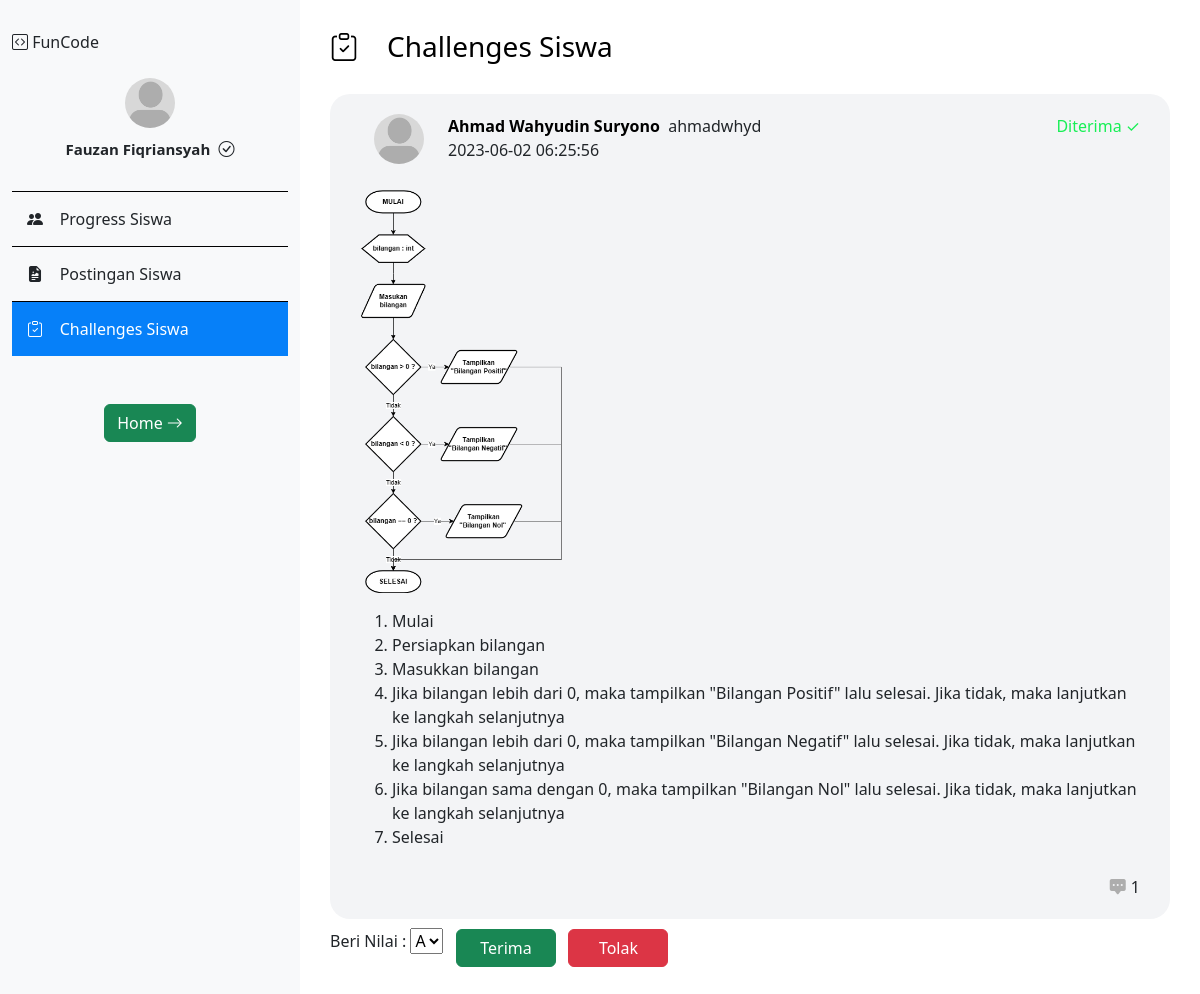
Page /guru/view-challenge.php?id=17&user=16&challenge=1 (signed in) on the committed database.
### tables this page shows
CREATE TABLE `tb_post` (
  `id` int(11) NOT NULL,
  `id_user` int(11) DEFAULT NULL,
  `content` text NOT NULL,
  `status` int(1) NOT NULL,
  `challenge` int(11) NOT NULL DEFAULT '0',
  `grade` varchar(1) NOT NULL DEFAULT '-',
  `accepted_at` datetime NOT NULL,
  `created_at` datetime NOT NULL
);

CREATE TABLE `tb_user` (
  `id` int(11) NOT NULL,
  `email` text NOT NULL,
  `username` varchar(100) NOT NULL,
  `name` varchar(256) NOT NULL,
  `password` mediumtext NOT NULL,
  `kelas` varchar(20) NOT NULL,
  `admin` tinyint(1) NOT NULL,
  `photo_profile` text NOT NULL,
  `level` int(11) NOT NULL DEFAULT '1',
  `point` int(11) NOT NULL,
  `xp` int(11) NOT NULL,
  `badges` int(11) NOT NULL DEFAULT '0',
  `created_at` timestamp NOT NULL DEFAULT CURRENT_TIMESTAMP ON UPDATE CURRENT_TIMESTAMP,
  `updated_at` timestamp NOT NULL DEFAULT '0000-00-00 00:00:00'
);

### guru/view-challenge.php (the view, shortened to what this page needs)
<?php
	include("../db.php");
    $idPost = $_GET['id'];
    $idUser = $_GET['user'];
    $challenge = $_GET['challenge'];
?>
<!DOCTYPE html>
<html>
<head>
	<link href="https://cdn.jsdelivr.net/npm/bootstrap@5.2.0/dist/css/bootstrap.min.css" rel="stylesheet"
>
	<link rel="stylesheet" type="text/css" href="../css/admin/style.css">
	<link rel="stylesheet" href="https://cdn.jsdelivr.net/npm/bootstrap-icons@1.9.1/font/bootstrap-icons.css">
	<link rel="stylesheet" type="text/css" href="https://cdn.datatables.net/1.12.1/css/dataTables.bootstrap5.min.css">
	<link href="https://cdn.jsdelivr.net/npm/froala-editor@latest/css/froala_editor.pkgd.min.css" rel="stylesheet" type="text/css" />
	<link rel="stylesheet" href="https://cdnjs.cloudflare.com/ajax/libs/froala-editor/4.0.17/css/froala_style.min.css" />
	<link href="https://cdn.jsdelivr.net/npm/froala-editor@latest/css/plugins/image.min.css" rel="stylesheet" type="text/css" />
</head>
<body>
	<div class="container-fluid">
		<div class="row">
			<div class="col-lg-3 left-content bg-light">
				<a class="navbar-brand" href="#"> <i class="bi bi-code-square"></i> FunCode</a><br><br>
				<img src="<?php echo $_SESSION["photo_profile"]; ?>" class="avatar" />
				<div style="text-align: center;">
					<span class="" id="profile-name"><?php echo $_SESSION["name"]; ?></span>&nbsp;&nbsp;<i
						class="bi bi-check-circle"></i>
				</div>
				<div class="section" id="progress-menu">
					<span><i class="bi bi-people-fill"></i> &nbsp;&nbsp; Progress Siswa</span>
				</div>
				<div class="section" id="postingan-menu">
					<i class="bi bi-file-earmark-richtext-fill"></i> &nbsp;&nbsp; Postingan Siswa</span>
				</div>
				<div class="section current" id="challenge-menu">
					<i class="bi bi-clipboard-check"></i> &nbsp;&nbsp; Challenges Siswa</span>
				</div>
				<br><br>
				<center><a class="btn btn-success" href="../guru">Home <i class="bi bi-arrow-right"></i></a></center>
			</div>
			<div class="col-lg-9 right-content">
				<div class="content-3" style="display:block;">
					<h3 id="chlg-title"><i class="bi bi-clipboard-check"></i>  &nbsp;&nbsp; Challenges Siswa</h3>
					<div class="your-post">
                        <?php
                            $sql = "SELECT *, b.photo_profile, b.username, b.name FROM tb_post AS a JOIN tb_user AS b ON a.id_user = b.id WHERE a.id = '$idPost'";
                            $result = mysqli_query($con, $sql);
                            while($r_post = mysqli_fetch_assoc($result)){
                                $id_post = $idPost;
                                $nilai = $r_post['grade'];
                                echo '
                                    <div class="post">
                                        <div class="top">
                                            <div class="top-photo">
                                                <img src= '. $r_post['photo_profile'] .' class="avatar">
                                            </div>
                                            <div class="top-name">
                                                <b><span><a class="no-undr" href="#">'. $r_post['name'] .'</a></span></b><span>&nbsp;&nbsp;'. $r_post['username'] .'</span>
                                                <div class="control">';
                                                if($r_post['status']==0){
                                                    echo '
                                                        <span class="pending">Pending <i class="bi bi-clock"></i></span>
                                                    ';
                                                }else if($r_post['status']==1){
                                                    echo '
                                                        <span class="accepted">Diterima &#10003;</span>
                                                    ';
                                                }else{
                                                    echo '
                                                    <span class="rejected">Ditolak</span>
                                                    ';
                                                }
                                                echo '
                                                </div>
                                                <br>
                                                <span>'.$r_post['created_at'].'</span>
                                            </div>
                                        </div>
                                        <div class="content-post fr-view">
                                            '.$r_post['content'].'
                                        </div>';
                                $curr_user_id = $_SESSION['user_id'];
                                $curr_username = $_SESSION['username'];
                                $curr_photoProfile = $_SESSION['photo_profile'];
                                mysqli_query($con, "CALL like_comment('$curr_user_id','$id_post',@liked,@likes,@comments)");
                                $query_lico = "SELECT @liked,@likes,@comments";
                                $hasil_lico = mysqli_query($con, $query_lico);
                                $r_lico = mysqli_fetch_assoc($hasil_lico);
                                echo '
                                        <div class="lico-section">
                                            <span id="comment'.$id_post.'" data-id="'.$id_post.'" data-show="0" class="lico-button comment-btn" onclick="commBtn(this);"><i class="bi bi-chat-square-dots-fill"></i></span><span class="amount" id="commAmount'.$id_post.'">'.$r_lico['@comments'].'</span>
                                        </div>
                                        <div class="clear"></div>
                                        <div class="comment-section" id="comSect'.$id_post.'">
                                            <h6>Komentar &middot; <span id="commentAmount'.$id_post.'">'.$r_lico['@comments'].'</span></h6>
                                            <div id="comments'.$id_post.'">';
                                        echo'
                                            </div>
                                            <div class="comment-form">
                                                <div class="input-comment">
                                                    <textarea class="form-control comment-control" placeholder="Tulis komentar di sini" id="commentBox'.$id_post.'" data-id="'.$id_post.'" oninput="onInput(this);"></textarea>
                                                </div>
                                                <div class="send-comment">
                                                    <div class="send" id="send'.$id_post.'" data-id="'.$id_post.'" data-username="'. $curr_username.'" data-profile="'. $curr_photoProfile .'" data-user="'. $curr_user_id.'" onclick="sendComment(this);">
                                                        <i class="bi bi-send-fill"></i>
                                                    </div>
                                                </div>
                                                <div class="clear"></div>
                                            </div>
                                        </div>
                                    </div>
                                ';
                            }
                        ?>
                    </div>
                    <?php
                        if($nilai == '-'){
                    ?>
                        <label for="nilai" class='form-nilai'>Beri Nilai : </label>
                        <select name="nilai" id="nilai" class='form-nilai'>
                            <option value="A" selected>A</option>
                        </select>
                        &nbsp;&nbsp;<button class='btn btn-success admin btn-action' data-id='<?php echo $idPost ?>' data-user='<?php echo $idUser ?>' data-status='1' data-challenge='<?php echo $challenge ?>' id='accepted' onclick='usersChallenge(this);' style='width: 100px;'>Terima</button>&nbsp;&nbsp;
                        <button class='btn btn-danger admin btn-action' data-id='<?php echo $idPost ?>' data-user='<?php echo $idUser ?>'  data-status='2' data-challenge='<?php echo $challenge ?>' id='rejected' onclick='usersChallenge(this);' style='width: 100px;'>Tolak</button>&nbsp;&nbsp;
                    <?php
                        }else{
                    ?>
                    <br>
                    <span><b>Nilai : </b><?php echo $nilai ?></span>
                    <?php
                        }
                    ?>
				</div>
			</div>
		</div>
	</div>
</body>
</html>

### css/admin/style.css (style rules this page uses)
html { width: 100%; height: 100%; }
body { width: 100%; height: 100%; margin:0; padding: 0; top: 0; bottom: 0; left: 0; right: 0; }
.container-fluid { margin: 0; padding: 0; height: 100%; }
.row { margin: 0; padding: 0; height: 100%; }
.left-content { height: 100%; padding-top: 2.5%; }
.avatar { width: 100px; height: 100px; border-radius: 50%; left: 0; right: 0; top: 0; bottom: 0; margin: auto; position: relative; display: block; }
#profile-name { font-size: 15px; font-weight: bold; display: inline-block; text-align: center; left: 0; right: 0; padding-bottom: 30px; margin: 10px auto 0 auto; position: relative; }
.section { width: 100%; padding: 15px 15px; border-top: 1px solid #000; }
.current { background-color: #0680f9; color: #fff; }
.right-content { background-color: #fff; height: 100%; padding: 30px; overflow: scroll; }
.right-content h3 { color: #000; }
.content-3 { display: none; }
.btn-action { margin-top: 10px; }
.post { width: 100%; padding: 20px 30px; background-color: #f3f4f6; border-radius: 20px; margin-top: 30px; }
.avatar { width: 50px; height: 50px; border-radius: 50%; }
.top { width: 100%; display: inline-block; }
.top-photo { width: 10%; display: inline-block; float: left; }
.top-name { width: 90%; display: inline-block; float: right; padding-left: 10px; }
.no-undr { text-decoration: none; color: #000; }
.content-post { padding-top: 20px; }
.lico-section { display: inline-block; float: right; margin-top: 10px; }
.lico-button { color: #ADADAD; }
.amount { padding-left: 5px; }
.control { display: inline-block; float: right; }
.accepted { color: #17ef55; }

### rows in the picture
tb_post: id_user.photo_profile (placeholder picture), id_user.name "Ahmad Wahyudin Suryono", id_user.username "ahmadwhyd", status "Diterima ✓", id_user.created_at "2023-06-02 06:25:56", content (picture), content "Mulai Persiapkan bilangan Masukkan bilangan Jika bilangan lebih dari 0, maka tampilkan \"Bilangan Positif\" lalu selesai. Jika tidak, maka lanjutkan ke langkah selanjutnya Jika bilangan lebih dari 0, maka tampilkan \"Bilangan Negatif\" lalu selesai. Jika tidak, maka lanjutkan ke langkah selanjutnya Jika bilangan sama dengan 0, maka tampilkan \"Bilangan Nol\" lalu selesai. Jika tidak, maka lanjutkan ke langkah selanjutnya Selesai", r_lico "1"

### other values in the picture
$_SESSION["name"] "Fauzan Fiqriansyah"
